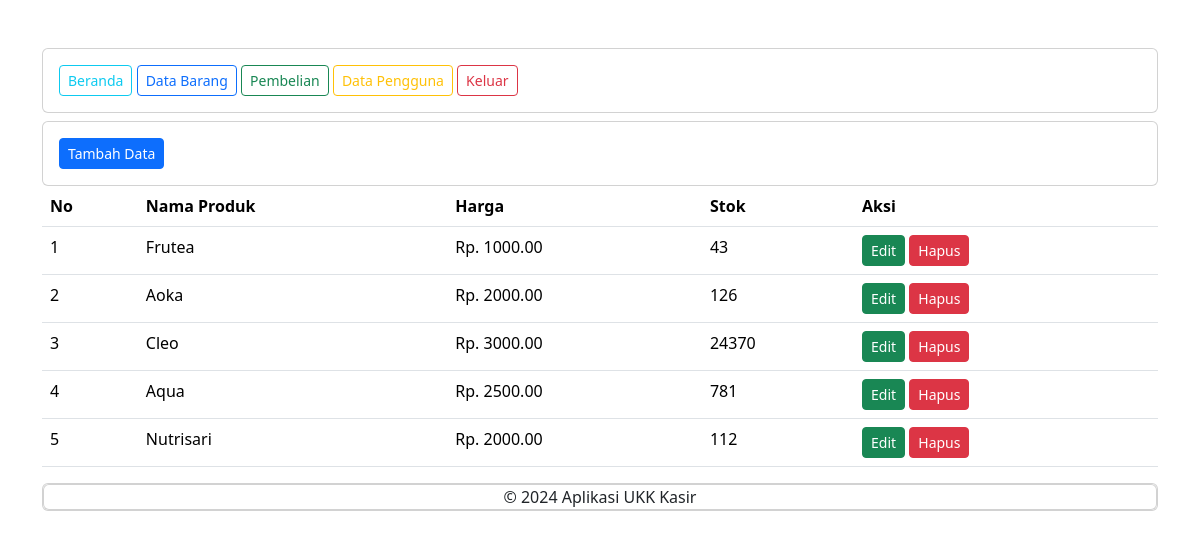
Page /administrator/data_barang.php (signed in) on the committed database.
### tables this page shows
CREATE TABLE `produk` (
  `produk_id` int(11) NOT NULL,
  `nama_produk` varchar(255) NOT NULL,
  `harga` decimal(10,2) NOT NULL,
  `stok` int(11) NOT NULL
);

### administrator/data_barang.php (the view, shortened to what this page needs)
<?php
include '../koneksi.php';
include "header.php";
include "navbar.php";
?>
<div class="card mt-2">
    <div class="card-body">
        <button type="button" class="btn btn-primary btn-sm" data-bs-toggle="modal" data-bs-target="#tambah-data">
            Tambah Data
        </button>
    </div>
    </div>
    <div class="card-body">
        <table class="table">
            <thead>
                <tr>
                    <th>No</th>
                    <th>Nama Produk</th>
                    <th>Harga</th>
                    <th>Stok</th>
                    <th>Aksi</th>
                </tr>
            </thead>
            <tbody>
                <?php
                $no = 1;
                $data = mysqli_query($koneksi,"select * from produk");
                while($d = mysqli_fetch_array($data)){
                    ?>
                    <tr>
                        <td><?= $no++ ?></td>
                        <td><?= $d['nama_produk']; ?></td>
                        <td>Rp. <?= $d['harga']; ?></td>
                        <td><?= $d['stok']; ?></td>
                        <td>
                            <button type="button" class="btn btn-success btn-sm" data-bs-toggle="modal" data-bs-target="#edit-data<?= $d['produk_id'] ?>" <?= $d['produk_id']; ?>>
                                Edit
                            </button>
                            <button type="button" class="btn btn-danger btn-sm" data-bs-toggle="modal" data-bs-target="#hapus-data<?= $d['produk_id'] ?>" <?= $d['produk_id']; ?>>
                                Hapus
                            </button>
                        </td>
                    </tr>
                <?php } ?>
            </tbody>
        </table>
    </div>
</div>
<?php
include "footer.php";
?>

### rows in the picture
produk: nama_produk "Frutea", harga "1000.00", stok "43"
produk: nama_produk "Aoka", harga "2000.00", stok "126"
produk: nama_produk "Cleo", harga "3000.00", stok "24370"
produk: nama_produk "Aqua", harga "2500.00", stok "781"
produk: nama_produk "Nutrisari", harga "2000.00", stok "112"
